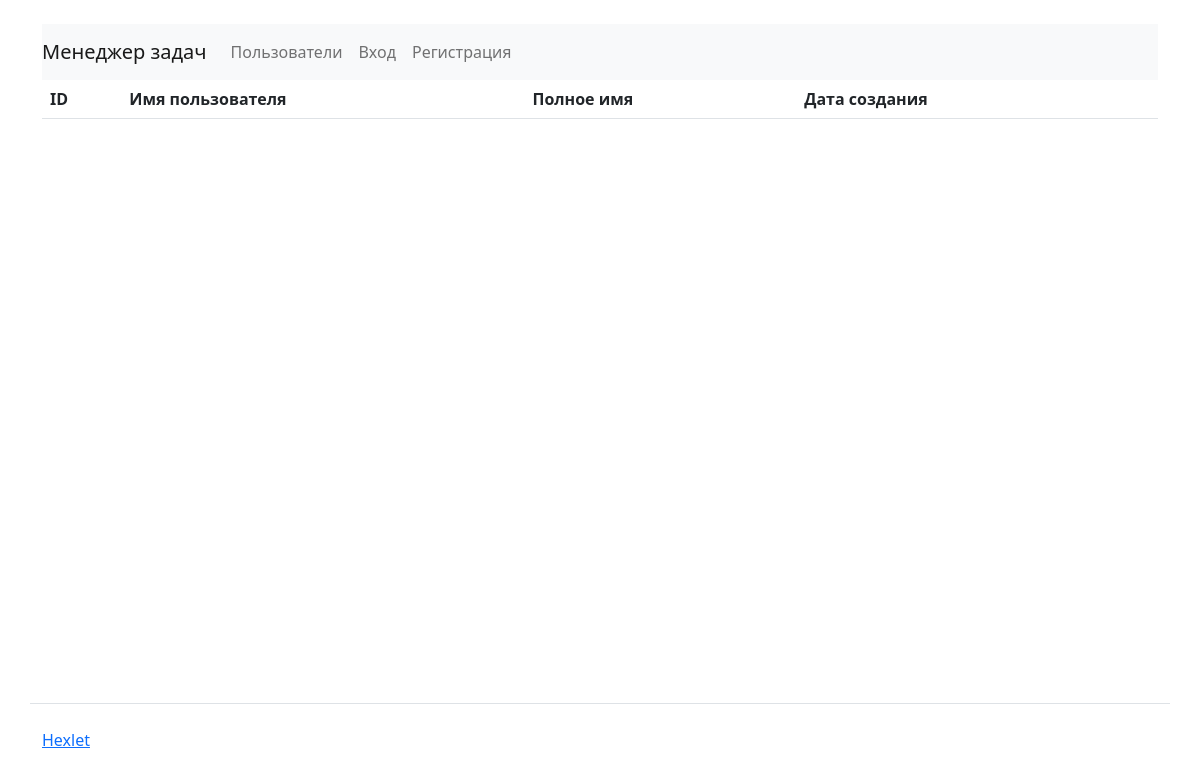
The app's page /users/, older data.
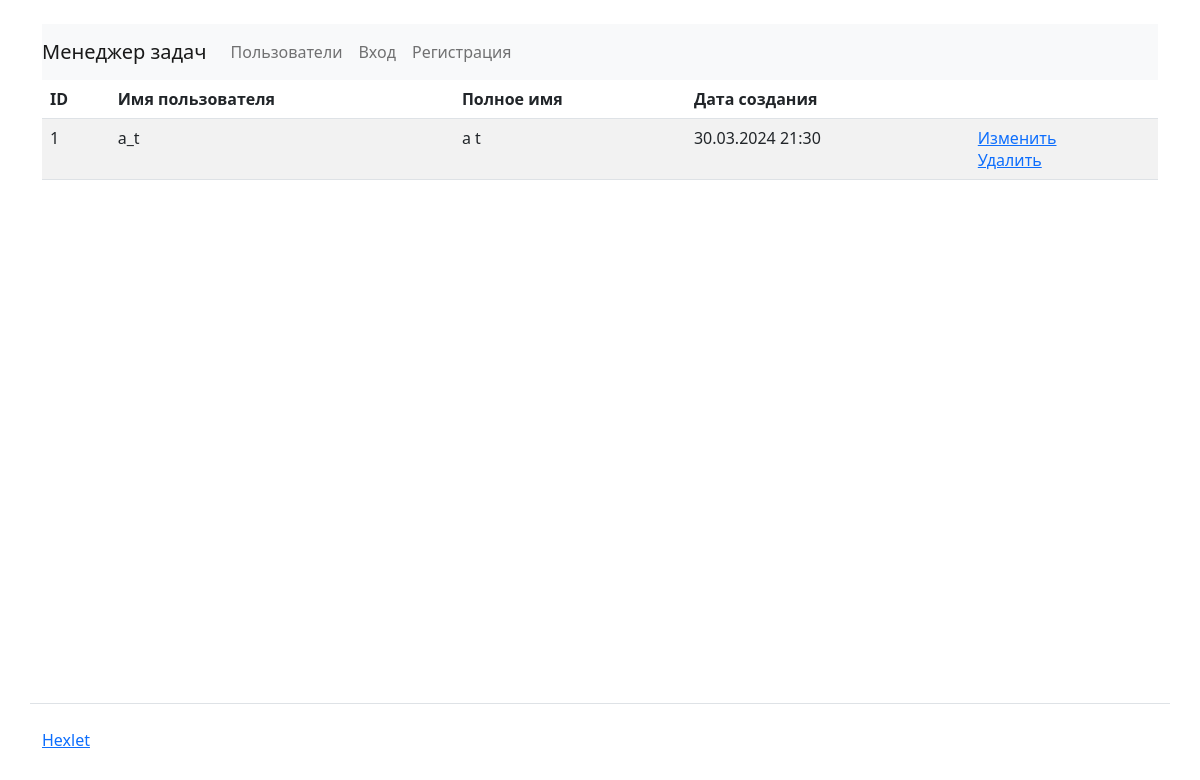
The same page, newer data.
### task_manager/users/models.py (models this page shows, shortened)
class User(AbstractUser):
    class Meta:
        verbose_name = _('User')
        verbose_name_plural = _('Users')

### task_manager/users/views.py (the view)
# urls.py: path('', views.IndexView.as_view(), name='index'),
class IndexView(ListView):
    template_name = 'users/index.html'
    model = User
    context_object_name = 'users'
    extra_context = {
        'title': _('Users')
    }

### task_manager/templates/users/index.html (shortened to what this page needs)
{% extends 'layout.html' %}
{% load bootstrap5 i18n %}
{% get_current_language as LANGUAGE_CODE %}
{% block content %}
<table class="table table-striped">
  <thead>
    <tr>
      <th>ID</th>
      <th>{% trans 'Username' %}</th>
      <th>{% trans 'Full name' %}</th>
      <th>{% trans 'Creation date' %}</th>
      <th></th>
    </tr>
  </thead>
  <tbody>
    {% for user in users %}
    <tr>
      <td>{{ user.id }}</td>
      <td>{{ user.username }}</td>
      <td>{{ user.first_name }} {{ user.last_name }}</td>
      <td>{{ user.date_joined|date:"d.m.Y" }} {{ user.date_joined|time:"H:i" }}</td>
      <td>
          <a href="{% url 'update_user' user.id %}">{% trans 'Update' %}</a>
          <br>
          <a href="{% url 'delete_user' user.id %}">{% trans 'Delete' %}</a>
      </td>
    </tr>
    {% endfor  %}
  </tbody>
</table>
{% endblock content %}

### task_manager/templates/layout.html (shortened to what this page needs)
{% load i18n %}
{% get_current_language as LANGUAGE_CODE %}
{% load bootstrap5 %}
{% bootstrap_css %}
<!DOCTYPE html>
<html lang="ru">
  <head>
    <link href="https://cdn.jsdelivr.net/npm/bootstrap@5.2.3/dist/css/bootstrap.min.css" rel="stylesheet">
  </head>
  <body class="d-flex flex-column min-vh-100">
        <div class="container mt-4">
            <header>
                {% include "navigation.html" %}
            </header>
        </div>
        <main class="container wrapper flex-grow-1">
            {% block content %}{% endblock %}
        </main>
        <footer>
            <div class="container my-5 pt-4 border-top">
                <a target="_blank" href="https://ru.hexlet.io">Hexlet</a>
            </div>
        </footer>
  </body>
</html>

### task_manager/templates/navigation.html (shortened to what this page needs)
{% load i18n %}
{% load bootstrap5 %}
<nav class="navbar navbar-expand-lg navbar-light bg-light">
      <a class="navbar-brand" href="/">{% trans 'Task Manager' %}</a>
      <div class="collapse navbar-collapse" id="navbarToggleExternalContent">
          <ul class="navbar-nav mr-auto">
              <li class="nav-item">
                  <a class="nav-link" href="{% url 'users_index' %}">{% trans 'Users' %}</a>
              </li>
          </ul>
          {% if user.is_authenticated %}
           <ul class="navbar-nav">
              <li class="nav-item">
                  <a class="nav-link" href="{% url 'statuses_index' %}">{% trans 'Statuses' %}</a>
              </li>
              <li class="nav-item">
                  <a class="nav-link" href="{% url 'labels_index' %}">{% trans 'Labels' %}</a>
              </li>
              <li class="nav-item">
                  <a class="nav-link" href="{% url 'tasks_index' %}">{% trans 'Tasks' %}</a>
              </li>
              <li class="nav-item">
                  <a class="nav-link" href="{% url 'logout_user' %}">{% trans 'Log Out' %}</a>
              </li>
            </ul>
           {% else %}
            <ul class="navbar-nav">
              <li class="nav-item">
                  <a class="nav-link" href="{% url 'login_user' %}">{% trans 'Login' %}</a>
              </li>
              <li class="nav-item">
                  <a class="nav-link" href="{% url 'registration_user' %}">{% trans 'Registration' %}</a>
              </li>
            </ul>
            {% endif %}
      </div>
</nav>

Row changes from the older to the newer data that the page shows:
added User: id "1", username "a_t", first_name "a", last_name "t", date_joined "30.03.2024", date_joined "21:30"
